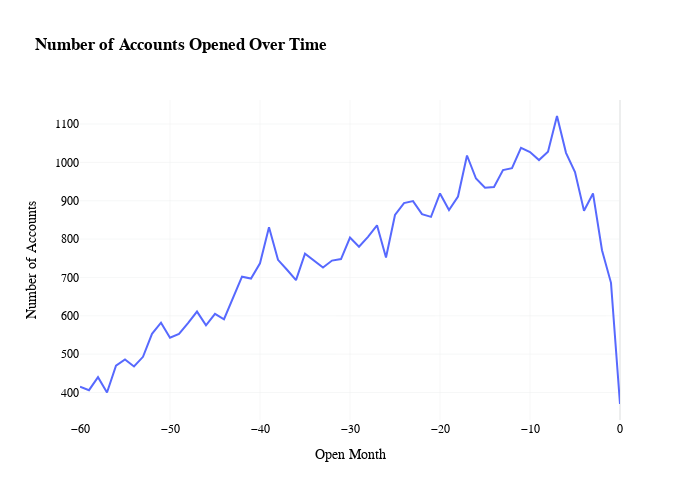
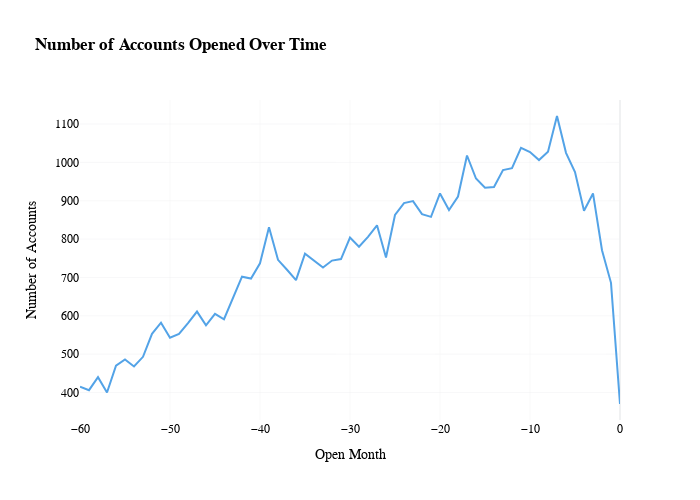
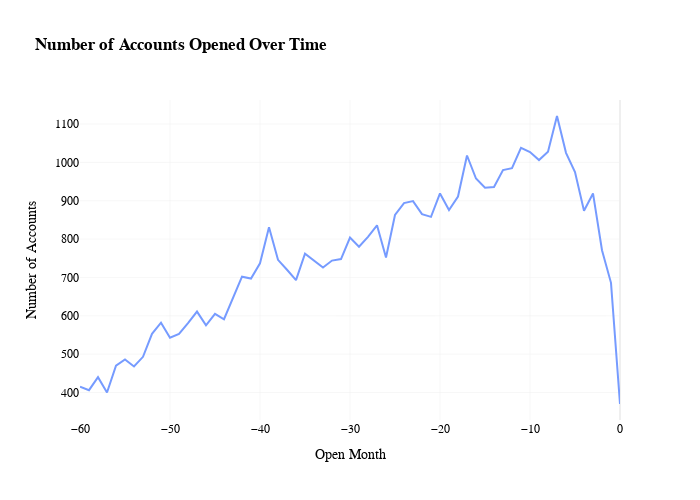
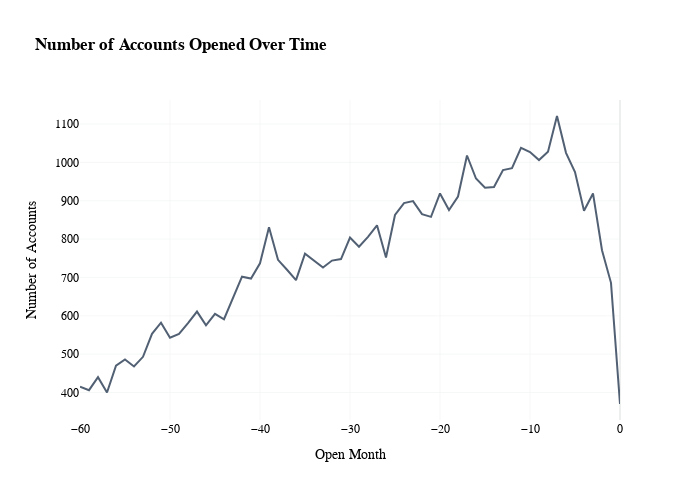

The code cell stored with these charts, in order, in its notebook:
### Code cell
import plotly.express as px

# for template in pio.templates:
for template in dash_templates:

    fig = px.line(denominator, x = "OPEN_MONTH",
                  y = "STA_SUM",
                  title = "<b>Number of Accounts Opened Over Time</b>",
                  template = template,
                  width = 700,
                  height = 500,
                  )
    fig.update_xaxes(title_text = "Open Month")
    fig.update_yaxes(title_text = "Number of Accounts")
    fig.update_layout(
        {
            "paper_bgcolor": "rgba(0, 0, 0, 0)",
            "plot_bgcolor": "rgba(0, 0, 0, 0)",
            "font": {
                "family": my_fonts[0],
                "color": "black",
                },
        }
    )
    fig.show()

### Figure 1 — Plotly figure (JSON) as saved in the notebook; plotly's stock layout.template omitted (floating-point values rounded to 4 significant figures)
{"data": [{"hovertemplate": "OPEN_MONTH=%{x}<br>STA_SUM=%{y}<extra></extra>", "legendgroup": "", "line": {"color": "#5769fe", "dash": "solid"}, "marker": {"symbol": "circle"}, "mode": "lines", "name": "", "orientation": "v", "showlegend": false, "type": "scatter", "x": [-60, -59, -58, -57, -56, -55, -54, -53, -52, -51, -50, -49, -48, -47, -46, -45, -44, -43, -42, -41, -40, -39, -38, -37, -36, -35, -34, -33, -32, -31, -30, -29, -28, -27, -26, -25, -24, -23, -22, -21, -20, -19, -18, -17, -16, -15, -14, -13, -12, -11, -10, -9, -8, -7, -6, -5, -4, -3, -2, -1, 0], "xaxis": "x", "y": [415, 406, 440, 400, 470, 486, 468, 493, 553, 582, 543, 553, 581, 611, 575, 605, 591, 649, 702, 697, 737, 831, 746, 720, 693, 762, 744, 726, 744, 748, 804, 780, 806, 836, 752, 863, 894, 899, 865, 858, 919, 876, 911, 1018, 958, 934, 936, 980, 985, 1038, 1027, 1006, 1028, 1121, 1025, 975, 874, 919, 771, 686, 370], "yaxis": "y"}], "layout": {"font": {"color": "black", "family": "SN Pro"}, "height": 500, "legend": {"tracegroupgap": 0}, "paper_bgcolor": "rgba(0, 0, 0, 0)", "plot_bgcolor": "rgba(0, 0, 0, 0)", "title": {"text": "<b>Number of Accounts Opened Over Time</b>"}, "width": 700, "xaxis": {"anchor": "y", "domain": [0, 1], "title": {"text": "Open Month"}}, "yaxis": {"anchor": "x", "domain": [0, 1], "title": {"text": "Number of Accounts"}}}}

### Figure 2 — Plotly figure (JSON) as saved in the notebook; plotly's stock layout.template omitted (floating-point values rounded to 4 significant figures)
{"data": [{"hovertemplate": "OPEN_MONTH=%{x}<br>STA_SUM=%{y}<extra></extra>", "legendgroup": "", "line": {"color": "#53a3e7", "dash": "solid"}, "marker": {"symbol": "circle"}, "mode": "lines", "name": "", "orientation": "v", "showlegend": false, "type": "scatter", "x": [-60, -59, -58, -57, -56, -55, -54, -53, -52, -51, -50, -49, -48, -47, -46, -45, -44, -43, -42, -41, -40, -39, -38, -37, -36, -35, -34, -33, -32, -31, -30, -29, -28, -27, -26, -25, -24, -23, -22, -21, -20, -19, -18, -17, -16, -15, -14, -13, -12, -11, -10, -9, -8, -7, -6, -5, -4, -3, -2, -1, 0], "xaxis": "x", "y": [415, 406, 440, 400, 470, 486, 468, 493, 553, 582, 543, 553, 581, 611, 575, 605, 591, 649, 702, 697, 737, 831, 746, 720, 693, 762, 744, 726, 744, 748, 804, 780, 806, 836, 752, 863, 894, 899, 865, 858, 919, 876, 911, 1018, 958, 934, 936, 980, 985, 1038, 1027, 1006, 1028, 1121, 1025, 975, 874, 919, 771, 686, 370], "yaxis": "y"}], "layout": {"font": {"color": "black", "family": "SN Pro"}, "height": 500, "legend": {"tracegroupgap": 0}, "paper_bgcolor": "rgba(0, 0, 0, 0)", "plot_bgcolor": "rgba(0, 0, 0, 0)", "title": {"text": "<b>Number of Accounts Opened Over Time</b>"}, "width": 700, "xaxis": {"anchor": "y", "domain": [0, 1], "title": {"text": "Open Month"}}, "yaxis": {"anchor": "x", "domain": [0, 1], "title": {"text": "Number of Accounts"}}}}

### Figure 3 — Plotly figure (JSON) as saved in the notebook; plotly's stock layout.template omitted (floating-point values rounded to 4 significant figures)
{"data": [{"hovertemplate": "OPEN_MONTH=%{x}<br>STA_SUM=%{y}<extra></extra>", "legendgroup": "", "line": {"color": "#769bff", "dash": "solid"}, "marker": {"symbol": "circle"}, "mode": "lines", "name": "", "orientation": "v", "showlegend": false, "type": "scatter", "x": [-60, -59, -58, -57, -56, -55, -54, -53, -52, -51, -50, -49, -48, -47, -46, -45, -44, -43, -42, -41, -40, -39, -38, -37, -36, -35, -34, -33, -32, -31, -30, -29, -28, -27, -26, -25, -24, -23, -22, -21, -20, -19, -18, -17, -16, -15, -14, -13, -12, -11, -10, -9, -8, -7, -6, -5, -4, -3, -2, -1, 0], "xaxis": "x", "y": [415, 406, 440, 400, 470, 486, 468, 493, 553, 582, 543, 553, 581, 611, 575, 605, 591, 649, 702, 697, 737, 831, 746, 720, 693, 762, 744, 726, 744, 748, 804, 780, 806, 836, 752, 863, 894, 899, 865, 858, 919, 876, 911, 1018, 958, 934, 936, 980, 985, 1038, 1027, 1006, 1028, 1121, 1025, 975, 874, 919, 771, 686, 370], "yaxis": "y"}], "layout": {"font": {"color": "black", "family": "SN Pro"}, "height": 500, "legend": {"tracegroupgap": 0}, "paper_bgcolor": "rgba(0, 0, 0, 0)", "plot_bgcolor": "rgba(0, 0, 0, 0)", "title": {"text": "<b>Number of Accounts Opened Over Time</b>"}, "width": 700, "xaxis": {"anchor": "y", "domain": [0, 1], "title": {"text": "Open Month"}}, "yaxis": {"anchor": "x", "domain": [0, 1], "title": {"text": "Number of Accounts"}}}}

### Figure 4 — Plotly figure (JSON) as saved in the notebook; plotly's stock layout.template omitted (floating-point values rounded to 4 significant figures)
{"data": [{"hovertemplate": "OPEN_MONTH=%{x}<br>STA_SUM=%{y}<extra></extra>", "legendgroup": "", "line": {"color": "#526074", "dash": "solid"}, "marker": {"symbol": "circle"}, "mode": "lines", "name": "", "orientation": "v", "showlegend": false, "type": "scatter", "x": [-60, -59, -58, -57, -56, -55, -54, -53, -52, -51, -50, -49, -48, -47, -46, -45, -44, -43, -42, -41, -40, -39, -38, -37, -36, -35, -34, -33, -32, -31, -30, -29, -28, -27, -26, -25, -24, -23, -22, -21, -20, -19, -18, -17, -16, -15, -14, -13, -12, -11, -10, -9, -8, -7, -6, -5, -4, -3, -2, -1, 0], "xaxis": "x", "y": [415, 406, 440, 400, 470, 486, 468, 493, 553, 582, 543, 553, 581, 611, 575, 605, 591, 649, 702, 697, 737, 831, 746, 720, 693, 762, 744, 726, 744, 748, 804, 780, 806, 836, 752, 863, 894, 899, 865, 858, 919, 876, 911, 1018, 958, 934, 936, 980, 985, 1038, 1027, 1006, 1028, 1121, 1025, 975, 874, 919, 771, 686, 370], "yaxis": "y"}], "layout": {"font": {"color": "black", "family": "SN Pro"}, "height": 500, "legend": {"tracegroupgap": 0}, "paper_bgcolor": "rgba(0, 0, 0, 0)", "plot_bgcolor": "rgba(0, 0, 0, 0)", "title": {"text": "<b>Number of Accounts Opened Over Time</b>"}, "width": 700, "xaxis": {"anchor": "y", "domain": [0, 1], "title": {"text": "Open Month"}}, "yaxis": {"anchor": "x", "domain": [0, 1], "title": {"text": "Number of Accounts"}}}}
